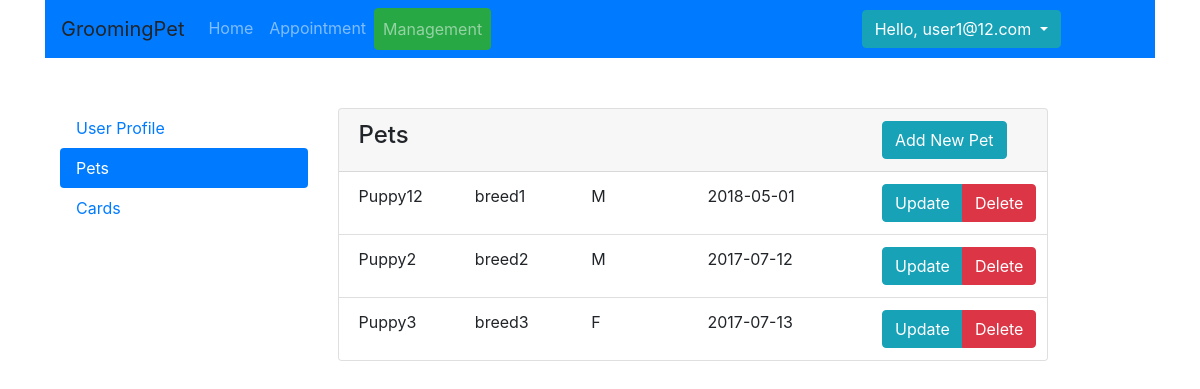
/pet (signed in), run on the app's committed database.
### app/models.py (models this page shows, shortened)
class User(db.Model):
    __tablename__ = 'user'
    id = db.Column(db.Integer, primary_key=True)
    first_name = db.Column(db.String(20))
    last_name = db.Column(db.String(20))
    email = db.Column(db.String(50))
    password = db.Column(db.String(50))
    dob = db.Column(db.DATE, default=datetime.now)
    gender = db.Column(db.CHAR(1))
    phone = db.Column(db.String(10))
    home_number = db.Column(db.String(10))
    work_number = db.Column(db.String(10))
    address_id = db.Column(db.Integer, db.ForeignKey('address.id'),
                           nullable=False)
    address = db.relationship('Address',
                              backref=db.backref('address', lazy=True))
    active = db.Column(db.BOOLEAN)
    admin = db.Column(db.BOOLEAN)
    register_date = db.Column(db.DATETIME, default=datetime.now)
    def is_admin(self):
        return self.admin

class Pet(db.Model):
    id = db.Column(db.Integer, primary_key=True)
    owner_id = db.Column(db.Integer, db.ForeignKey('user.id'),
                         nullable=False)
    owner = db.relationship('User',
                            backref=db.backref('pets', lazy=True), foreign_keys=[owner_id])
    name = db.Column(db.String(20))
    breed = db.Column(db.String(20))
    gender = db.Column(db.CHAR(1))
    dob = db.Column(db.DATE, default=datetime.now)

### app/subapps/home/routing.py (the view)
@homeRoute.route('/pet')
@login_required
def pet():
    session = Session()
    pet_list = session.query(Pet).filter(Pet.owner_id == current_user.id).all()
    form = PetForm()
    return render_template('home/pet.html', form=form, current_page="user",pet_list = pet_list,user_tab="pet")

### app/manage.py (called while the page is built)
@login_manager.user_loader
def load_user(user_id):
    from app.models import User
    return User.query.filter_by(id=user_id).first()

### run.py (called while the page is built)
@app.before_request
def before_request():
    pass

### app/subapps/home/templates/home/pet.html (shortened to what this page needs)
{% extends "home/management_base.html" %}
{% block main_content %}
                <div class="card ">
                    <div class="card-header">
                        <div class="row">
                            <div class="col-md-9">
                                <h4> Pets </h4>
                            </div>
                            <div class="col-md-3">
                                <div class="btn-group" role="group">
                                    <button type="button" class="btn btn-info" data-toggle="modal"
                                            data-target="#pet_form">
                                        Add New Pet
                                    </button>
                                </div>
                            </div>
                        </div>
                    </div>
                    <ul class="list-group list-group-flush">
                        {% if pet_list.__len__() > 0 %}
                            {% for pet in pet_list %}
                                <li class="list-group-item">
                                    <div class="row">
                                        <div class="col-md-2">
                                            {{ pet.name }}
                                        </div>
                                        <div class="col-md-2">
                                            {{ pet.breed }}
                                        </div>
                                        <div class="col-md-2">
                                            {{ pet.gender }}
                                        </div>
                                        <div class="col-md-3">
                                            {{ pet.dob }}
                                        </div>
                                        <div class="col-md-3">
                                            <div class="btn-group" role="group">
                                                <button type="button" class="btn btn-info" data-toggle="modal"
                                                        data-target="#pet_form"
                                                        data-id="{{ pet.id }}"
                                                        data-name="{{ pet.name }}"
                                                        data-breed="{{ pet.breed }}"
                                                        data-gender="{{ pet.gender }}"
                                                        data-dob="{{ pet.dob }}">
                                                    Update
                                                </button>
                                                <a class="btn btn-danger"
                                                   href="{{ url_for("homeRoute.pet_delete",pet_id=pet.id) }}">Delete</a>
                                            </div>
                                        </div>
                                    </div>
                                </li>
                            {% endfor %}
                        {% else %}
                            <li class="list-group-item">No Pet under this accound.</li>
                        {% endif %}
                    </ul>
                </div>
{% endblock %}

### app/subapps/home/templates/home/management_base.html (shortened to what this page needs)
{% extends "base.html" %}
{% block content %}
    <div class="row" style="padding-top: 50px;">
        <div class="col-md-3">
            <ul class="nav flex-column nav-pills">
                <li class="nav-item">
                    <a class="nav-link {% if user_tab == "user" %} active {% endif %}" href="{{ url_for("homeRoute.user_update") }}">User Profile</a>
                </li>
                <li class="nav-item">
                    <a class="nav-link {% if user_tab == "pet" %} active {% endif %}" href="{{ url_for("homeRoute.pet") }}">Pets</a>
                </li>
                <li class="nav-item">
                    <a class="nav-link {% if user_tab == "card" %} active {% endif %}" href="#">Cards</a>
                </li>
            </ul>
        </div>
        <div class="col-md-8">
            {% block main_content %}{% endblock %}
        </div>
    </div>
{% endblock %}

### app/templates/base.html (shortened to what this page needs)
<head>
    <link rel="stylesheet" type=text/css href="{{ url_for('static', filename='bootstrap.min.css') }}">
    <link rel="stylesheet" type=text/css href="{{ url_for('static', filename='bootstrap-datepicker3.min.css') }}">
</head>
<body>
<div class="container">
    <nav class="navbar navbar-expand-lg  navbar navbar-dark bg-primary">
        <a class="navbar-brand">GroomingPet</a>
        <div class="collapse navbar-collapse" id="navbarTogglerDemo02">
            <ul class="navbar-nav mr-auto mt-2 mt-lg-0">
                <li class="nav-item ">
                    <a class="nav-link {% if current_page == 'home' %}btn btn-success{% endif %}"
                       href="{{ url_for('homeRoute.index') }} ">Home <span class="sr-only">(current)</span></a>
                </li>
                <li class="nav-item">
                    <a class="nav-link {% if current_page == 'appointment' %}btn btn-success{% endif %}"
                       href="{{ url_for('homeRoute.appointment') }}">Appointment</a>
                </li>
                <li class="nav-item">
                    <a class="nav-link {% if current_page == 'user' %}btn btn-success{% endif %}"
                       href="{{ url_for('homeRoute.user_update') }}">Management</a>
                </li>
            </ul>
            {% if current_user.is_authenticated %}
                <div class="dropdown">
                    <button class="btn btn-info dropdown-toggle" type="button" id="dropdownMenuButton"
                            data-toggle="dropdown" aria-haspopup="true" aria-expanded="false">
                        Hello, {{ current_user.email }}
                    </button>
                </div>
            {% else %}
                <div class="btn-group" role="group" aria-label="Basic example">
                    <a class="btn btn-info" href="{{ url_for('homeRoute.login') }}?next={{ request.path }}"
                       role="button">Login</a>
                    <a class="btn btn-info" href="{{ url_for("homeRoute.register") }}" role="button">Sign Up</a>
                </div>
            {% endif %}
            <div class="col-md-1"></div>
        </div>
    </nav>
    <div class="container">
        {% block content %}<h1>Base Template with css and js</h1>{% endblock %}
    </div>
</div>
</body>

### app/subapps/home/templates/home/_pet_modal.html (shortened to what this page needs)
{% import "forms/_fields_macro.html" as form_macro %}

### data on the page
User: email "user1@12.com"
Pet: name "Puppy12", breed "breed1", gender "M", dob "2018-05-01"
Pet: name "Puppy2", breed "breed2", gender "M", dob "2017-07-12"
Pet: name "Puppy3", breed "breed3", gender "F", dob "2017-07-13"
